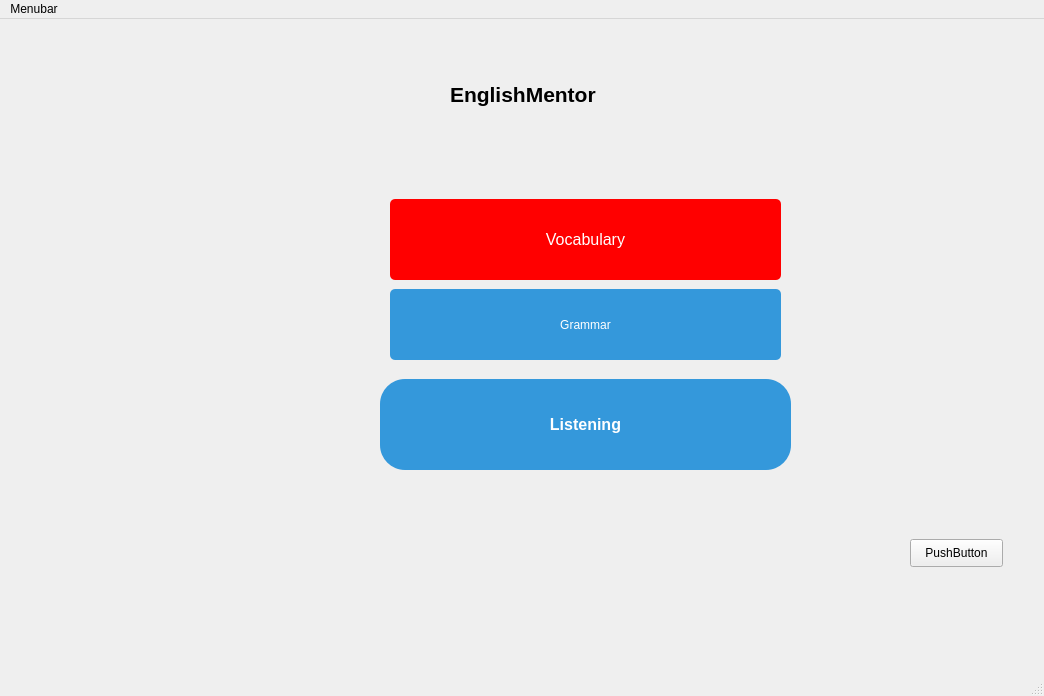
<?xml version="1.0" encoding="UTF-8"?>
<ui version="4.0">
 <class>MainWindow</class>
 <widget class="QMainWindow" name="MainWindow">
  <property name="geometry">
   <rect>
    <x>0</x>
    <y>0</y>
    <width>1044</width>
    <height>696</height>
   </rect>
  </property>
  <property name="windowTitle">
   <string>MainWindow</string>
  </property>
  <widget class="QWidget" name="centralwidget">
   <widget class="QPushButton" name="pushButton">
    <property name="geometry">
     <rect>
      <x>390</x>
      <y>180</y>
      <width>391</width>
      <height>81</height>
     </rect>
    </property>
    <property name="styleSheet">
     <string notr="true">QPushButton {
    background-color: red;
    color: white;
    border-radius: 5px;
    font-size: 16px;
}

QPushButton:hover {
    background-color: pink;
}

QPushButton:pressed {
    background-color: #21618c;
}</string>
    </property>
    <property name="text">
     <string>Vocabulary</string>
    </property>
   </widget>
   <widget class="QPushButton" name="pushButton_2">
    <property name="geometry">
     <rect>
      <x>390</x>
      <y>270</y>
      <width>391</width>
      <height>71</height>
     </rect>
    </property>
    <property name="styleSheet">
     <string notr="true">QPushButton {
    background-color: #3498db;
    color: white;
    border: none;
    border-radius: 5px;
    padding: 10px 20px;
}

QPushButton:hover {
    background-color: #2980b9;
}

QPushButton:pressed {
    background-color: #21618c;
}
</string>
    </property>
    <property name="text">
     <string>Grammar</string>
    </property>
   </widget>
   <widget class="QPushButton" name="pushButton_3">
    <property name="geometry">
     <rect>
      <x>380</x>
      <y>360</y>
      <width>411</width>
      <height>91</height>
     </rect>
    </property>
    <property name="styleSheet">
     <string notr="true">QPushButton {
    background-color: #3498db;
    color: white;
    border: none;
    border-radius: 25px;
    padding: 10px 20px;
    font-size: 16px;
    font-weight: bold;
    text-align: center;
    text-decoration: none;
    display: inline-block;
    transition: background-color 0.3s, transform 0.2s;
}

QPushButton:hover {
    background-color: #2980b9;
    transform: scale(1.05);
}

QPushButton:pressed {
    background-color: #21618c;
    transform: scale(0.95);
}
</string>
    </property>
    <property name="text">
     <string>Listening</string>
    </property>
   </widget>
   <widget class="QPushButton" name="pushButton_4">
    <property name="geometry">
     <rect>
      <x>910</x>
      <y>520</y>
      <width>93</width>
      <height>28</height>
     </rect>
    </property>
    <property name="text">
     <string>PushButton</string>
    </property>
   </widget>
   <widget class="QLabel" name="label_3">
    <property name="geometry">
     <rect>
      <x>450</x>
      <y>50</y>
      <width>201</width>
      <height>51</height>
     </rect>
    </property>
    <property name="font">
     <font>
      <pointsize>16</pointsize>
      <weight>75</weight>
      <bold>true</bold>
     </font>
    </property>
    <property name="text">
     <string>EnglishMentor</string>
    </property>
    <property name="scaledContents">
     <bool>false</bool>
    </property>
   </widget>
  </widget>
  <widget class="QMenuBar" name="menubar">
   <property name="geometry">
    <rect>
     <x>0</x>
     <y>0</y>
     <width>1044</width>
     <height>26</height>
    </rect>
   </property>
   <widget class="QMenu" name="menuMenubar">
    <property name="title">
     <string>Menubar</string>
    </property>
   </widget>
   <addaction name="menuMenubar"/>
  </widget>
  <widget class="QStatusBar" name="statusbar"/>
 </widget>
 <resources/>
 <connections/>
</ui>
